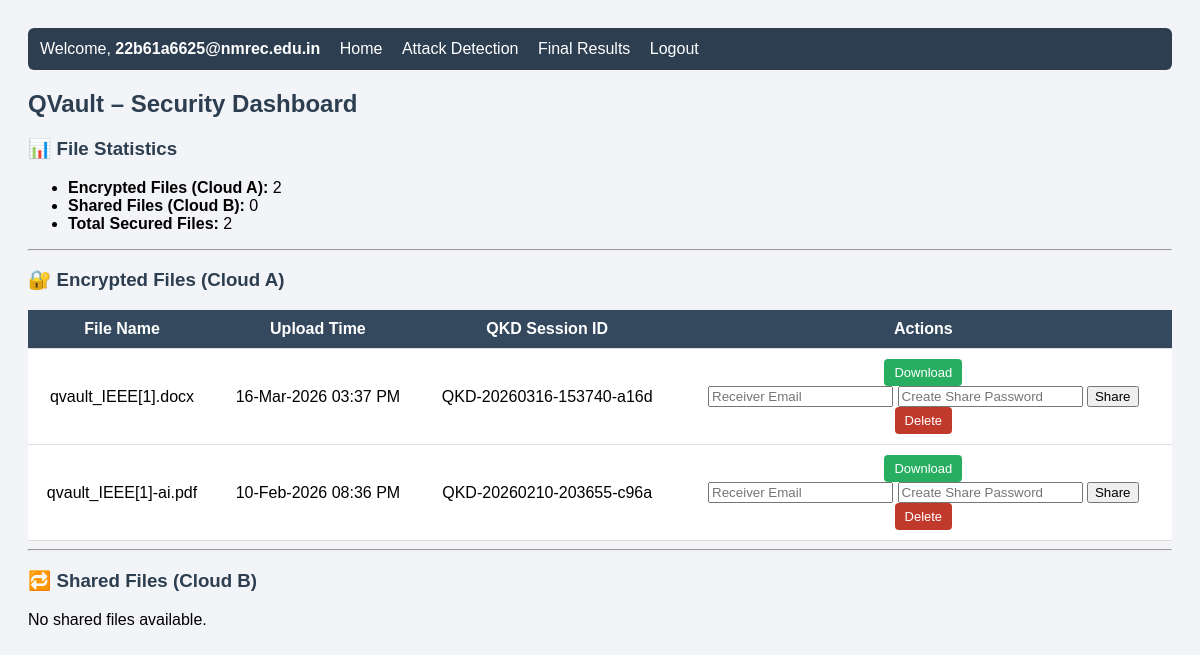
/dashboard (signed in), run on the app's committed database.
### tables this page shows
CREATE TABLE files (
            id INTEGER PRIMARY KEY AUTOINCREMENT,
            filename TEXT,
            user TEXT,
            upload_time TEXT,
            qkd_session_id TEXT
        );

### app.py (the view)
@app.route("/dashboard")
def dashboard():
    if "user" not in session:
        return redirect(url_for("login"))
    user = session["user"]
    conn = sqlite3.connect(DB_PATH)
    cur = conn.cursor()
    cur.execute("""
        SELECT filename, upload_time, qkd_session_id
        FROM files
        WHERE user=?
        ORDER BY id DESC
    """, (user,))
    encrypted_files = cur.fetchall()
    conn.close()
    if os.path.exists(CLOUD_B_PATH):
        shared_files = os.listdir(CLOUD_B_PATH)
    else:
        shared_files = []
    cloud_a_count = len(encrypted_files)
    cloud_b_count = len(shared_files)
    total_files = cloud_a_count + cloud_b_count
    try:
        last_session = get_last_session_id()
    except:
        last_session = "N/A"
    return render_template(
        "dashboard.html",
        user=user,
        encrypted_files=encrypted_files,
        shared_files=shared_files,
        cloud_a_count=cloud_a_count,
        cloud_b_count=cloud_b_count,
        total_files=total_files,
        last_session_id=last_session
    )

### sessions/session_manager.py (called while the page is built)
def get_last_session_id():
    if not os.path.exists(SESSION_LOG_FILE):
        return "N/A"
    with open(SESSION_LOG_FILE, "r", encoding="utf-8") as f:
        lines = [line.strip() for line in f if line.strip()]
    if not lines:
        return "N/A"
    last_line = lines[-1]
    if "SESSION=" in last_line:
        return last_line.split("SESSION=")[1].split(" |")[0]
    return "N/A"

### templates/dashboard.html (shortened to what this page needs)
<!DOCTYPE html>
<html>
<head>
</head>
<body>
<div class="top-bar">
    Welcome, <b>{{ user }}</b>
    <a href="/">Home</a>
    <a href="/attack-detection">Attack Detection</a>
    <a href="/final-results">Final Results</a>
    <a href="/logout">Logout</a>
</div>
<h2>QVault – Security Dashboard</h2>
<h3>📊 File Statistics</h3>
<ul>
    <li><b>Encrypted Files (Cloud A):</b> {{ cloud_a_count }}</li>
    <li><b>Shared Files (Cloud B):</b> {{ cloud_b_count }}</li>
    <li><b>Total Secured Files:</b> {{ total_files }}</li>
</ul>
<hr>
<h3>🔐 Encrypted Files (Cloud A)</h3>
{% if encrypted_files %}
<table>
    <tr>
        <th>File Name</th>
        <th>Upload Time</th>
        <th>QKD Session ID</th>
        <th>Actions</th>
    </tr>
    {% for file in encrypted_files %}
    <tr>
        <td>{{ file[0] }}</td>
        <td>{{ file[1] }}</td>
        <td>{{ file[2] }}</td>
        <td>
            <form action="/download-verify" method="post" style="display:inline;">
                <button class="btn btn-download">Download</button>
            </form>
            <form action="/share" method="POST">
<input type="email" name="receiver_email" placeholder="Receiver Email" required>
<input type="password" name="share_password" placeholder="Create Share Password" required>
<button type="submit">Share</button>
</form>
            <form action="/delete" method="post" style="display:inline;">
                <button class="btn btn-delete"
                    onclick="return confirm('Are you sure you want to delete this file?');">
                    Delete
                </button>
            </form>
        </td>
    </tr>
    {% endfor %}
</table>
{% else %}
<p>No encrypted files available.</p>
{% endif %}
<hr>
<h3>🔁 Shared Files (Cloud B)</h3>
{% if shared_files %}
<table>
    <tr>
        <th>File Name</th>
        <th>Action</th>
    </tr>
    {% for file in shared_files %}
    <tr>
        <td>{{ file }}</td>
        <td>
            <form action="/delete-shared" method="post">
                <input type="hidden" name="filename" value="{{ file }}">
                <button class="btn btn-delete"
                    onclick="return confirm('Delete this shared file?');">
                    Delete
                </button>
            </form>
        </td>
    </tr>
    {% endfor %}
</table>
{% else %}
<p>No shared files available.</p>
{% endif %}
</body>
</html>

### templates/dashboard.html (style rules this page uses)
body { font-family: Arial, sans-serif; background-color: #f2f4f7; padding: 20px; }
h2, h3 { color: #2c3e50; }
.top-bar { background: #2c3e50; color: white; padding: 12px; border-radius: 6px; margin-bottom: 20px; }
.top-bar a { color: white; margin-left: 15px; text-decoration: none; }
table { width: 100%; border-collapse: collapse; background: white; margin-top: 10px; }
th, td { padding: 10px; border-bottom: 1px solid #ddd; text-align: center; }
th { background-color: #34495e; color: white; }
.btn { padding: 6px 10px; border-radius: 4px; border: none; cursor: pointer; font-size: 13px; }
.btn-download { background: #27ae60; color: white; }
.btn-delete { background: #c0392b; color: white; }

### data on the page
files: filename "qvault_IEEE[1].docx", upload_time "16-Mar-2026 03:37 PM", qkd_session "QKD-20260316-153740-a16d"
files: filename "qvault_IEEE[1]-ai.pdf", upload_time "10-Feb-2026 08:36 PM", qkd_session "QKD-20260210-203655-c96a"

### other printed values
{{ user }} "22b61a6625@nmrec.edu.in"
{{ cloud_a_count }} "2"
{{ cloud_b_count }} "0"
{{ total_files }} "2"
